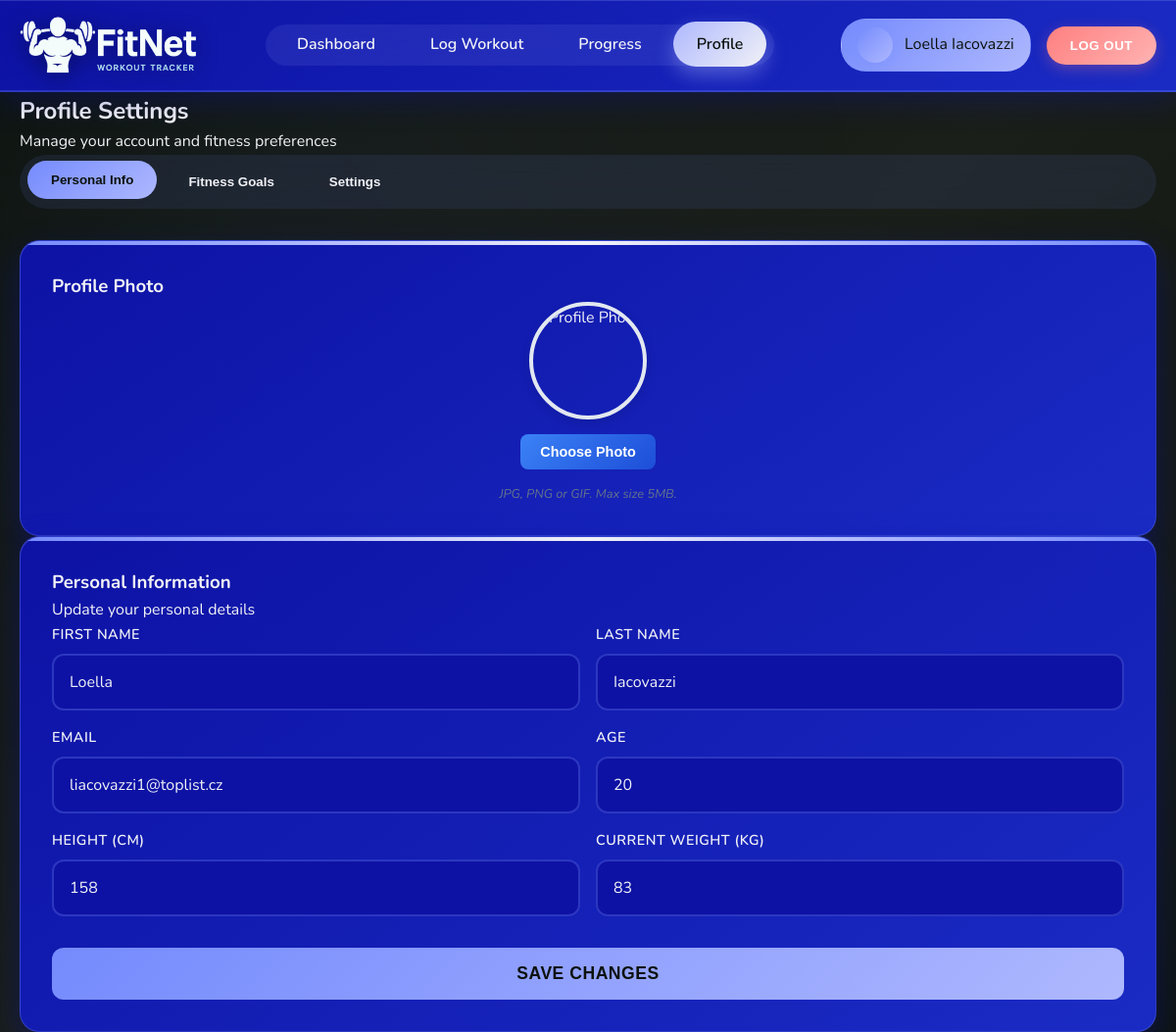
Screenshot of /profile (signed in) with the database file from the repository.
### tables this page shows
CREATE TABLE `Users`(`user_id` TEXT, `first_name` TEXT, `surname` TEXT, `email` TEXT, `password_hash` TEXT, `age` TEXT, "created_at" TEXT, profile_image TEXT);

CREATE TABLE `Progress`(`progress_id` TEXT, `user_id` TEXT, `date` TEXT, `weight_kg` TEXT, `height_cm` TEXT, `body_fat_percentage` TEXT);

### main.py (the view, shortened to what this page needs)
@app.route('/profile', methods=['GET', 'POST'])
def profile():
    if 'user_id' not in session:
        return redirect(url_for('login'))
    conn = get_db_connection()
    user_id = session.get('user_id')
    if not user_id:
        return redirect(url_for('login'))
    try:
        conn.execute('''
            CREATE TABLE IF NOT EXISTS Goals (
                goal_id INTEGER PRIMARY KEY AUTOINCREMENT,
                user_id INTEGER NOT NULL,
                goal_type TEXT NOT NULL,
                goal_name TEXT NOT NULL,
                target_value REAL,
                current_value REAL DEFAULT 0,
                target_date DATE,
                created_at DATETIME DEFAULT (datetime('now')),
                is_completed BOOLEAN DEFAULT 0,
                goal_direction TEXT DEFAULT 'up',
                FOREIGN KEY (user_id) REFERENCES Users(user_id)
            )
        ''')
        try:
            conn.execute('ALTER TABLE Users ADD COLUMN profile_image TEXT')
        except sqlite3.OperationalError:
            pass  # Column already exists
        try:
            conn.execute('ALTER TABLE Goals ADD COLUMN goal_direction TEXT DEFAULT "up"')
        except sqlite3.OperationalError:
            pass  # Column already exists
        conn.commit()
    except sqlite3.Error as e:
        print(f"Error creating Goals table: {e}")
    user_data = conn.execute(
        "SELECT Users.*, Progress.height_cm, Progress.weight_kg FROM Users "
        "LEFT JOIN Progress ON Users.user_id = Progress.user_id "
        "WHERE Users.user_id = ?",
        (user_id,)
    ).fetchone()
    goals = []
    try:
        goals = conn.execute(
            'SELECT * FROM Goals WHERE user_id = ? ORDER BY created_at DESC',
            (user_id,)
        ).fetchall()
    except sqlite3.Error as e:
        print(f"Error fetching goals: {e}")
        goals = []
    conn.close()
    return render_template('profile.html', user_data=user_data, goals=goals)

### main.py (called while the page is built, shortened)
def get_db_connection():
    conn = sqlite3.connect('database/data_source.db')
    conn.row_factory = sqlite3.Row
    return conn

@app.template_filter('goal_progress')
def goal_progress_filter(goal):
    target_value = goal['target_value'] if 'target_value' in goal else None
    if not target_value or target_value == 0:
        return 0

@app.template_filter('goal_display_text')
def goal_display_text_filter(goal):
    target_value = goal['target_value'] if 'target_value' in goal else None
    if not target_value:
        return "No target set"

### templates/profile.html (shortened to what this page needs)
<!DOCTYPE html>
<html lang="en">
<head>
    <link rel="stylesheet" href="static/css/dashboard.css">
</head>
<body>
    <header class="header">
        <div class="container">
            <div class="logo">
                <img src="static/images/FitNet Logo.png" alt="FitNet Logo">
            </div>
            <nav class="navigation">
                <ul>
                    <li><a href="/dashboard">Dashboard</a></li>
                    <li><a href="/log-workout">Log Workout</a></li>
                    <li><a href="/progress">Progress</a></li>
                    <li><a href="/profile" class="active">Profile</a></li>
                </ul>
            </nav>
            <div class="actions">
                <div class="user-profile">
                  <a href="/profile" class="profile-link active-profile">
                    <div class="profile-avatar">
                    </div>
                    <span class="username">{{ (user_data.first_name + ' ' + user_data.surname) if user_data and user_data.first_name and user_data.surname else session.get('name', 'Guest') if session.get('name') and session.get('name') != 'User' else 'Guest' }}</span>
                  </a>
                </div>
                <button class="logout logout-light-red" onclick="window.location.href='/logout'">Log Out</button>
            </div>
        </div>
    </header>
    <main class="container">
        <div class="profile-header">
            <h2>Profile Settings</h2>
            <p>Manage your account and fitness preferences</p>
        </div>
        <div class="profile-tabs">
            <button class="tab-btn active" data-tab="personal" onclick="showTab('personal')">Personal Info</button>
            <button class="tab-btn" data-tab="goals" onclick="showTab('goals')">Fitness Goals</button>
            <button class="tab-btn" data-tab="settings" onclick="showTab('settings')">Settings</button>
        </div>
        <div class="profile-content">
            <div id="personal-tab" class="profile-tab active">
                <div class="profile-section">
                    <div class="profile-photo-section card">
                        <h3>Profile Photo</h3>
                        <div class="photo-container">
                            <div class="profile-photo">
                                {% if user_data.profile_image %}
                                    <img src="{{ url_for('uploaded_file', filename=user_data.profile_image) }}" alt="Profile Photo" id="profileImage">
                                {% else %}
                                    <img src="static/images/default-avatar.jpg" alt="Profile Photo" id="profileImage">
                                {% endif %}
                            </div>
                            <form method="POST" enctype="multipart/form-data" class="upload-form">
                                <button type="button" class="upload-btn" onclick="document.getElementById('photoInput').click()">
                                    Choose Photo
                                </button>
                            </form>
                            <p class="photo-note">JPG, PNG or GIF. Max size 5MB.</p>
                        </div>
                    </div>
                    <div class="personal-info-section card">
                        <h3>Personal Information</h3>
                        <p>Update your personal details</p>
                        <form method="POST" class="profile-form">
                            <div class="form-row">
                                <div class="form-group">
                                    <label for="first_name">First Name</label>
                                    <input type="text" id="first_name" name="first_name"
                                           value="{{ user_data.first_name if user_data else '' }}" required>
                                </div>
                                <div class="form-group">
                                    <label for="surname">Last Name</label>
                                    <input type="text" id="surname" name="surname"
                                           value="{{ user_data.surname if user_data else '' }}" required>
                                </div>
                            </div>
                            <div class="form-row">
                                <div class="form-group">
                                    <label for="email">Email</label>
                                    <input type="email" id="email" name="email"
                                           value="{{ user_data.email if user_data else '' }}" required>
                                </div>
                                <div class="form-group">
                                    <label for="age">Age</label>
                                    <input type="number" id="age" name="age"
                                           value="{{ user_data.age if user_data else '' }}" required>
                                </div>
                            </div>
                            <div class="form-row">
                                <div class="form-group">
                                    <label for="height">Height (cm)</label>
                                    <input type="number" id="height" name="height"
                                           value="{{ user_data.height_cm if user_data else '' }}" required>
                                </div>
                                <div class="form-group">
                                    <label for="weight">Current Weight (kg)</label>
                                    <input type="number" id="weight" name="weight" step="0.1"
                                           value="{{ user_data.weight_kg if user_data else '' }}" required>
                                </div>
                            </div>
                            <button type="submit" class="save-changes-btn">Save Changes</button>
                        </form>
                    </div>
                </div>
            </div>
        </div>
    </main>
</body>
</html>

### rows the page displays
Users: first_name+surname "Loella Iacovazzi", first_name "Loella", surname "Iacovazzi", email "liacovazzi1@toplist.cz", age "20"
Progress: height "158", weight "83"
